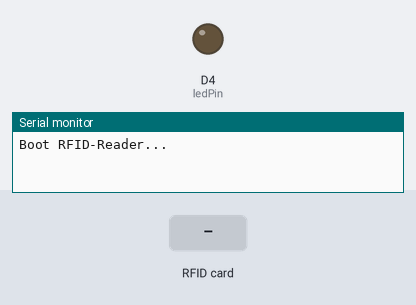
Bench run of a sketch on a simulated ESP8266 (NodeMCU). On the bench: output pins drawn as LEDs (lit = HIGH), the last lines printed to the serial monitor. The test bench sets the inputs (shaded band).

Above: at 1.2 s.
1.3 s: RFID card 5E 7A 19 C4 held to the reader
At 1.7 s:
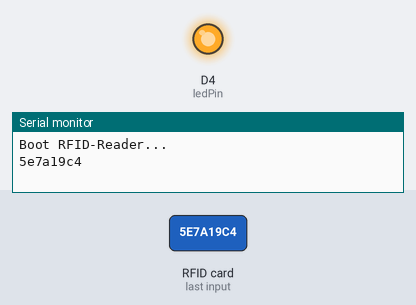
Timing chart, 0 to 4.3 s (numbered marks = the images above; inputs shaded):
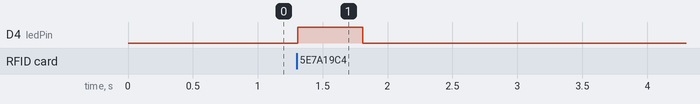

The sketch:

rfid_test.ino
```cpp
#include <SPI.h>
#include <MFRC522.h>

#define SS_PIN D8
#define RST_PIN D3
const int ledPin = D4;

MFRC522 rfid(SS_PIN, RST_PIN); // Instance of the class
MFRC522::MIFARE_Key key;

void setup(void){
SPI.begin();
rfid.PCD_Init();

Serial.begin(115200);
Serial.println("Boot RFID-Reader...");

pinMode(ledPin, OUTPUT);
}

void loop(void){
digitalWrite(ledPin,LOW);
handleRFID();
}

void handleRFID() {
if (!rfid.PICC_IsNewCardPresent()) return;
if (!rfid.PICC_ReadCardSerial()) return;
Serial.println(printHex(rfid.uid.uidByte, rfid.uid.size));

digitalWrite(ledPin,HIGH);
delay(500);
digitalWrite(ledPin,LOW);

rfid.PICC_HaltA();
rfid.PCD_StopCrypto1();
}

String printHex(byte *buffer, byte bufferSize) {
String id = "";
for (byte i = 0; i < bufferSize; i++) {
id += buffer[i] < 0x10 ? "0" : "";
id += String(buffer[i], HEX);
}
return id;
}
```

Measured:
- after the input at 1.3 s, D4 (ledPin): LOW → HIGH at once, → LOW 0.50 s later
